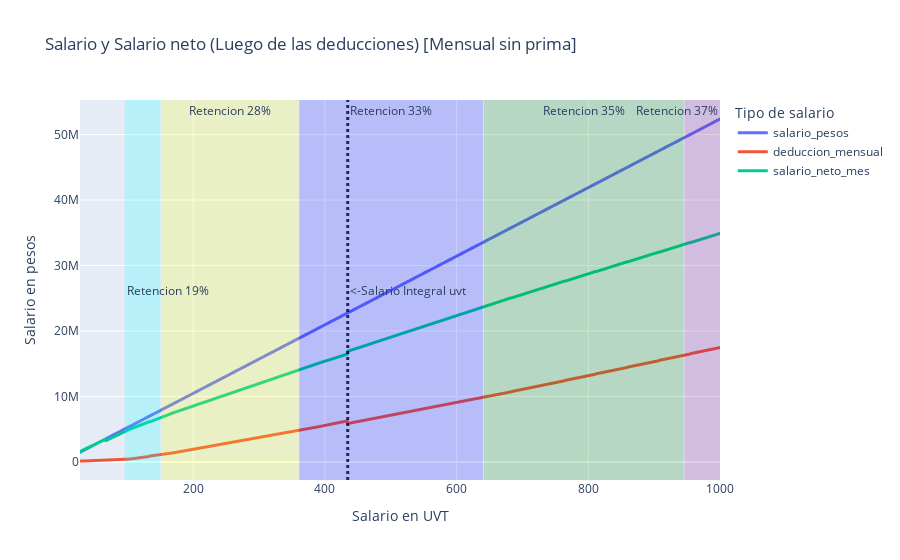

Notebook code for this chart:
### Code cell
# grafiar salario_pesos, salario_neto vs n_uvt en plotly
fig = px.line(
    salario_col,
    x="n_uvt",
    y=[
        "salario_pesos",
        "deduccion_mensual",
        "salario_neto_mes",
    ],
    title="Salario y Salario neto (Luego de las deducciones) [Mensual sin prima]",
    labels={
        "n_uvt": "Salario en UVT",
        "value": "Salario en pesos",
        "variable": "Tipo de salario",
    },
)
fig.update_traces(line=dict(width=3))

# linea vertical en salario integral alpha=0.5
fig.add_vline(
    x=salario_inte_uvt,
    line_width=3,
    line_dash="dot",
    line_color="black",
    opacity=0.8,
    annotation_text="<-Salario Integral uvt",
    annotation_position="right",
)

# area entre n_uvt = 96 y n_uvt = 150
fig.add_vrect(
    x0=96,
    x1=150,
    line_width=0,
    fillcolor="cyan",
    opacity=0.2,
    annotation_text="Retencion 19%",
    annotation_position="left",
)

# area entre n_uvt = 151 y n_uvt = 360
fig.add_vrect(
    x0=151,
    x1=360,
    line_width=0,
    fillcolor="yellow",
    opacity=0.2,
    annotation_text="Retencion 28%",
    annotation_position="top",
)
# area entre n_uvt = 361 y n_uvt = 640
fig.add_vrect(
    x0=361,
    x1=640,
    line_width=0,
    fillcolor="blue",
    opacity=0.2,
    annotation_text="Retencion 33%",
    annotation_position="top",
)
# area entre n_uvt = 641 y n_uvt = 945
fig.add_vrect(
    x0=641,
    x1=945,
    line_width=0,
    fillcolor="green",
    opacity=0.2,
    annotation_text="Retencion 35%",
    annotation_position="top",
)
# area entre n_uvt = 946 y n_uvt = 1000
fig.add_vrect(
    x0=946,
    x1=1000,
    line_width=0,
    fillcolor="purple",
    opacity=0.2,
    annotation_text="Retencion 37%",
)

fig.show()

### Figure 1 — Plotly figure (JSON) as saved in the notebook; plotly's stock layout.template omitted (floating-point values rounded to 4 significant figures; data arrays with more than 128 entries replaced by an {"elided": "..."} marker saying what was removed)
{"data": [{"hovertemplate": "Tipo de salario=salario_pesos<br>Salario en UVT=%{x}<br>Salario en pesos=%{y}<extra></extra>", "legendgroup": "salario_pesos", "line": {"color": "#636efa", "dash": "solid", "width": 3}, "marker": {"symbol": "circle"}, "mode": "lines", "name": "salario_pesos", "showlegend": true, "type": "scattergl", "x": {"elided": "975 float values"}, "xaxis": "x", "y": {"elided": "975 float values"}, "yaxis": "y"}, {"hovertemplate": "Tipo de salario=deduccion_mensual<br>Salario en UVT=%{x}<br>Salario en pesos=%{y}<extra></extra>", "legendgroup": "deduccion_mensual", "line": {"color": "#EF553B", "dash": "solid", "width": 3}, "marker": {"symbol": "circle"}, "mode": "lines", "name": "deduccion_mensual", "showlegend": true, "type": "scattergl", "x": {"elided": "975 float values"}, "xaxis": "x", "y": {"elided": "975 float values"}, "yaxis": "y"}, {"hovertemplate": "Tipo de salario=salario_neto_mes<br>Salario en UVT=%{x}<br>Salario en pesos=%{y}<extra></extra>", "legendgroup": "salario_neto_mes", "line": {"color": "#00cc96", "dash": "solid", "width": 3}, "marker": {"symbol": "circle"}, "mode": "lines", "name": "salario_neto_mes", "showlegend": true, "type": "scattergl", "x": {"elided": "975 float values"}, "xaxis": "x", "y": {"elided": "975 float values"}, "yaxis": "y"}], "layout": {"annotations": [{"showarrow": false, "text": "<-Salario Integral uvt", "x": 434.6, "xanchor": "left", "xref": "x", "y": 0.5, "yanchor": "middle", "yref": "y domain"}, {"showarrow": false, "text": "Retencion 19%", "x": 96, "xanchor": "left", "xref": "x", "y": 0.5, "yanchor": "middle", "yref": "y domain"}, {"showarrow": false, "text": "Retencion 28%", "x": 255.5, "xanchor": "center", "xref": "x", "y": 1, "yanchor": "top", "yref": "y domain"}, {"showarrow": false, "text": "Retencion 33%", "x": 500.5, "xanchor": "center", "xref": "x", "y": 1, "yanchor": "top", "yref": "y domain"}, {"showarrow": false, "text": "Retencion 35%", "x": 793, "xanchor": "center", "xref": "x", "y": 1, "yanchor": "top", "yref": "y domain"}, {"showarrow": false, "text": "Retencion 37%", "x": 1000, "xanchor": "right", "xref": "x", "y": 1, "yanchor": "top", "yref": "y domain"}], "legend": {"title": {"text": "Tipo de salario"}, "tracegroupgap": 0}, "shapes": [{"line": {"color": "black", "dash": "dot", "width": 3}, "opacity": 0.8, "type": "line", "x0": 434.6, "x1": 434.6, "xref": "x", "y0": 0, "y1": 1, "yref": "y domain"}, {"fillcolor": "cyan", "line": {"width": 0}, "opacity": 0.2, "type": "rect", "x0": 96, "x1": 150, "xref": "x", "y0": 0, "y1": 1, "yref": "y domain"}, {"fillcolor": "yellow", "line": {"width": 0}, "opacity": 0.2, "type": "rect", "x0": 151, "x1": 360, "xref": "x", "y0": 0, "y1": 1, "yref": "y domain"}, {"fillcolor": "blue", "line": {"width": 0}, "opacity": 0.2, "type": "rect", "x0": 361, "x1": 640, "xref": "x", "y0": 0, "y1": 1, "yref": "y domain"}, {"fillcolor": "green", "line": {"width": 0}, "opacity": 0.2, "type": "rect", "x0": 641, "x1": 945, "xref": "x", "y0": 0, "y1": 1, "yref": "y domain"}, {"fillcolor": "purple", "line": {"width": 0}, "opacity": 0.2, "type": "rect", "x0": 946, "x1": 1000, "xref": "x", "y0": 0, "y1": 1, "yref": "y domain"}], "title": {"text": "Salario y Salario neto (Luego de las deducciones) [Mensual sin prima]"}, "xaxis": {"anchor": "y", "domain": [0, 1], "title": {"text": "Salario en UVT"}}, "yaxis": {"anchor": "x", "domain": [0, 1], "title": {"text": "Salario en pesos"}}}}
